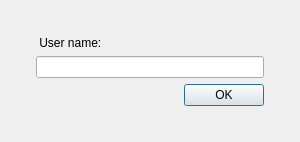
<?xml version="1.0" encoding="UTF-8"?>
<ui version="4.0">
 <class>UserNameDialog</class>
 <widget class="QDialog" name="UserNameDialog">
  <property name="windowModality">
   <enum>Qt::WindowModal</enum>
  </property>
  <property name="sizePolicy">
   <sizepolicy hsizetype="Minimum" vsizetype="Preferred">
    <horstretch>0</horstretch>
    <verstretch>0</verstretch>
   </sizepolicy>
  </property>
  <property name="minimumSize">
   <size>
    <width>300</width>
    <height>0</height>
   </size>
  </property>
  <property name="maximumSize">
   <size>
    <width>454</width>
    <height>273</height>
   </size>
  </property>
  <property name="windowTitle">
   <string>Login ...</string>
  </property>
  <property name="accessibleDescription">
   <string>This is the user name dialog box</string>
  </property>
  <property name="modal">
   <bool>true</bool>
  </property>
  <layout class="QVBoxLayout" name="verticalLayout">
   <property name="leftMargin">
    <number>36</number>
   </property>
   <property name="topMargin">
    <number>36</number>
   </property>
   <property name="rightMargin">
    <number>36</number>
   </property>
   <property name="bottomMargin">
    <number>36</number>
   </property>
   <item>
    <widget class="QLabel" name="label">
     <property name="lineWidth">
      <number>1</number>
     </property>
     <property name="text">
      <string> User name:</string>
     </property>
     <property name="scaledContents">
      <bool>false</bool>
     </property>
    </widget>
   </item>
   <item>
    <widget class="QLineEdit" name="lineEdit">
     <property name="accessibleDescription">
      <string>Type your user name here</string>
     </property>
    </widget>
   </item>
   <item>
    <widget class="QDialogButtonBox" name="buttonBox">
     <property name="accessibleDescription">
      <string>Press this button if you are ok</string>
     </property>
     <property name="orientation">
      <enum>Qt::Horizontal</enum>
     </property>
     <property name="standardButtons">
      <set>QDialogButtonBox::Ok</set>
     </property>
    </widget>
   </item>
  </layout>
 </widget>
 <resources/>
 <connections>
  <connection>
   <sender>buttonBox</sender>
   <signal>accepted()</signal>
   <receiver>UserNameDialog</receiver>
   <slot>accept()</slot>
   <hints>
    <hint type="sourcelabel">
     <x>248</x>
     <y>254</y>
    </hint>
    <hint type="destinationlabel">
     <x>157</x>
     <y>274</y>
    </hint>
   </hints>
  </connection>
  <connection>
   <sender>buttonBox</sender>
   <signal>rejected()</signal>
   <receiver>UserNameDialog</receiver>
   <slot>reject()</slot>
   <hints>
    <hint type="sourcelabel">
     <x>316</x>
     <y>260</y>
    </hint>
    <hint type="destinationlabel">
     <x>286</x>
     <y>274</y>
    </hint>
   </hints>
  </connection>
 </connections>
</ui>
